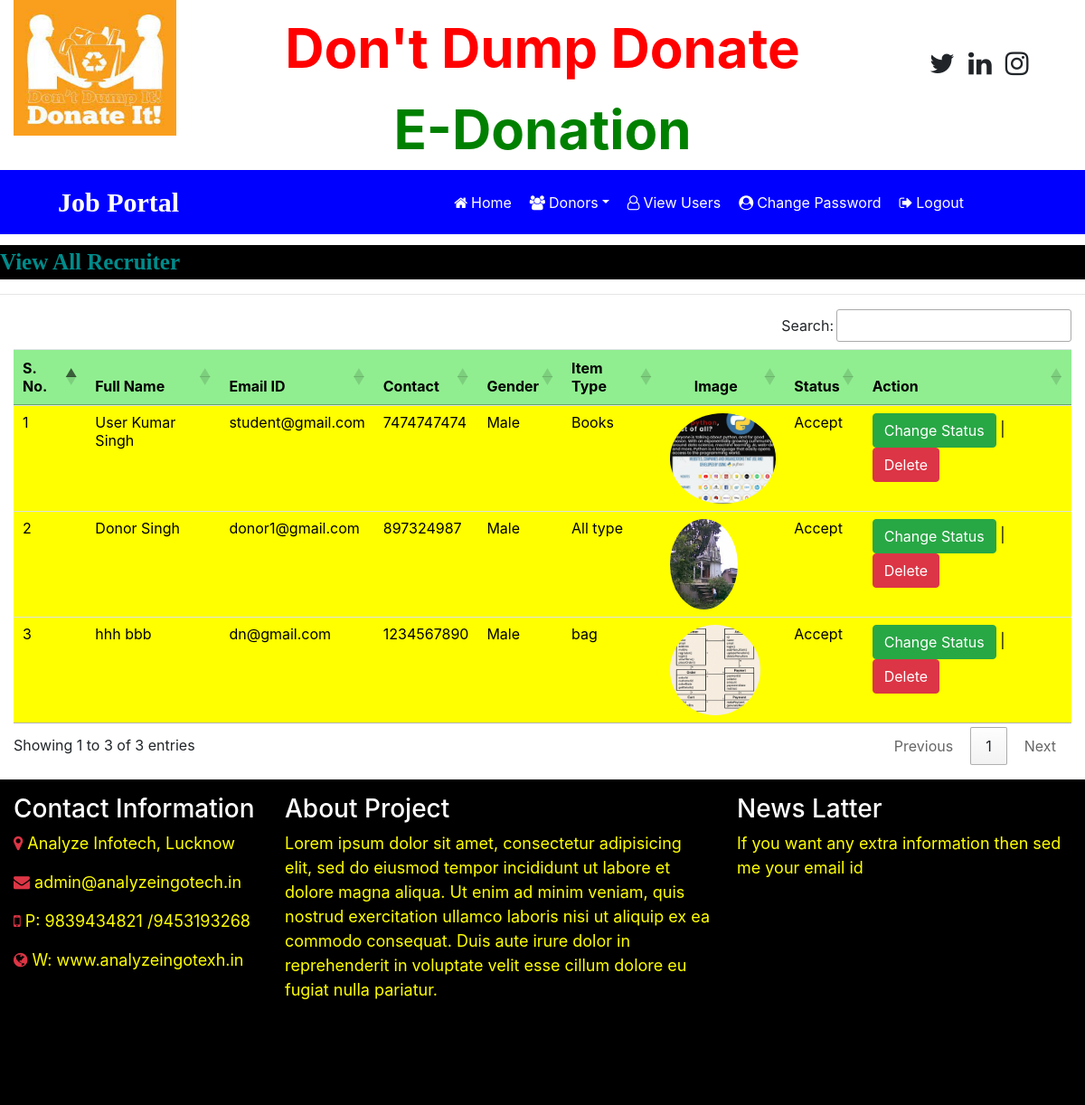
Page /recuiter_all (signed in) on the committed database.
### job/models.py (models this page shows, shortened)
class Recuiter(models.Model):
    user=models.ForeignKey(User,on_delete=models.CASCADE)
    mobile = models.CharField(max_length=20,null=True)
    image = models.FileField(null=True)
    gender = models.CharField(max_length=10,null=True)
    company=models.CharField(max_length=100,null=True)
    type = models.CharField(max_length=20,null=True)
    status=models.CharField(max_length=20,null=True)

### job/views.py (the view)
# urls.py: path('recuiter_all', recuiter_all, name="recuiter_all"),
def recuiter_all(request):
    if not request.user.is_authenticated:
        return redirect('admin_login')
    data = Recuiter.objects.all()
    d = {'data': data}
    return render(request, 'recuiter_all.html', d)

### job/templates/recuiter_all.html
{% load static %}
{% block body %}
{% include 'admin_navigation.html' %}
<marquee style="font-family: 'Monotype Corsiva'; font-size:25px; color:darkcyan; background-color:black; font-weight:bold; margin-top:1%">
        View All Recruiter
</marquee>
<hr>
<div class="container-fluid">
<table class="table table-hover " id="example">
    <thead>
    <tr style="background-color: lightgreen; color : black">
        <th>S. No.</th>
        <th>Full Name</th>
        <th>Email ID</th>
        <th>Contact</th>
        <th>Gender</th>
        <th>Item Type</th>
        <th><center>Image</center></th>
        <th>Status</th>
        <th>Action</th>
    </tr>
    </thead>
    <tbody style="background-color:yellow; color: black">
    {% for i in data %}
    <tr>
        <td>{{forloop.counter}}</td>
        <td>{{i.user.first_name}} {{i.user.last_name}}</td>
        <td>{{i.user.username}}</td>
        <td>{{i.mobile}}</td>
        <td>{{i.gender}}</td>
        <td>{{i.company}}</td>
        <td><img src="{{i.image.url}}" style="100px ; height : 100px ; border-radius:50%"></td>
        <td>{{i.status}}</td>
        <td><a href="{% url 'change_status' i.id %}" class="btn btn-success">Change Status</a>
        | <a href="{% url 'delete_recuiter' i.user.id %}" class="btn btn-danger" onclick="return confirm('Are you Sure?')">Delete</a>
        </td>
    </tr>
    {% endfor %}
    </tbody>
</table>
</div>
{% include 'footer.html' %}
{% endblock %}

### rows in the picture
Recuiter: user.first_name "User Kumar", user.last_name "Singh", user.username "student@gmail.com", mobile "7474747474", gender "Male", company "Books", image (picture), status "Accept"
Recuiter: user.first_name "Donor", user.last_name "Singh", user.username "donor1@gmail.com", mobile "897324987", gender "Male", company "All type", image (picture), status "Accept"
Recuiter: user.first_name "hhh", user.last_name "bbb", user.username "dn@gmail.com", mobile "1234567890", gender "Male", company "bag", image (picture), status "Accept"
